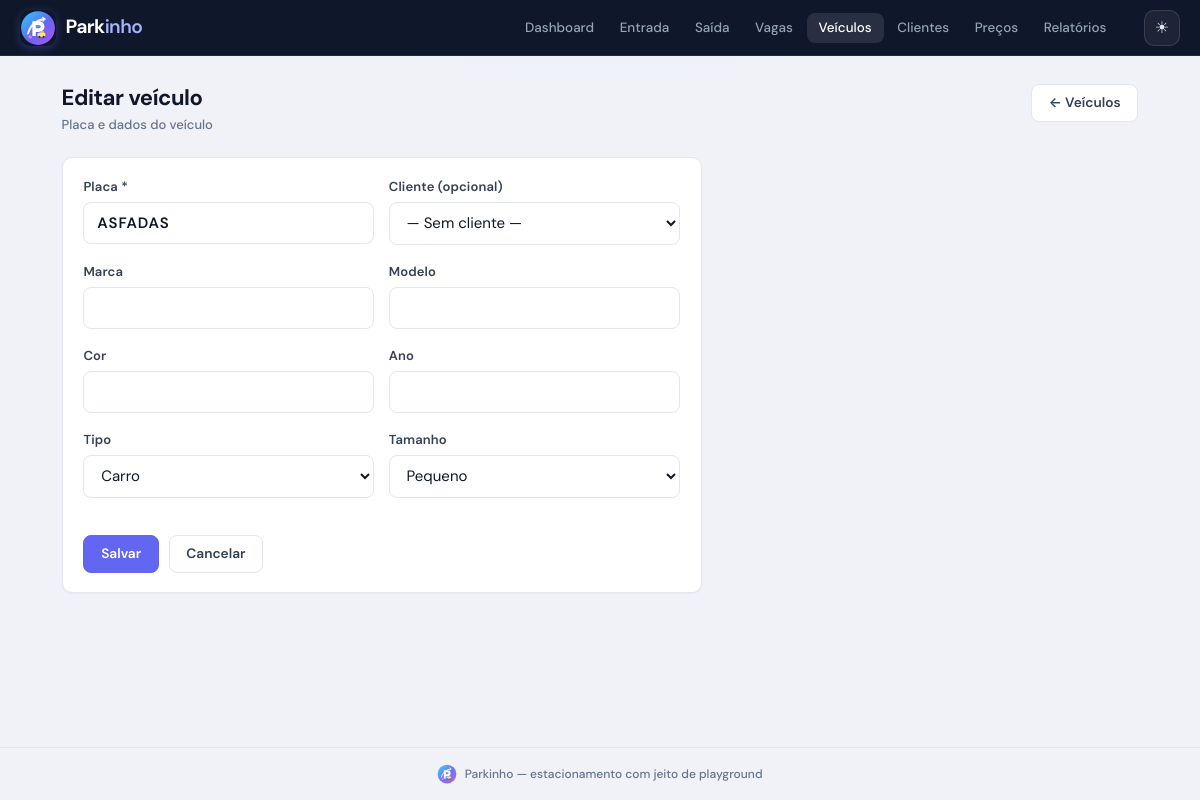
Screenshot of /veiculos/editar/1 with the database file from the repository.
### tables this page shows
CREATE TABLE veiculos (
            id INTEGER PRIMARY KEY AUTOINCREMENT,
            cliente_id INTEGER,
            placa TEXT NOT NULL UNIQUE,
            marca TEXT,
            modelo TEXT,
            cor TEXT,
            tipo TEXT DEFAULT 'carro',      -- carro, moto, caminhao, van
            tamanho TEXT DEFAULT 'medio',   -- pequeno, medio, grande
            ano INTEGER,
            FOREIGN KEY (cliente_id) REFERENCES clientes(id)
        );

### app.py (the view, shortened to what this page needs)
@app.route("/veiculos/editar/<int:id>", methods=["GET", "POST"])
def editar_veiculo(id):
    conn = get_db()
    veiculo = conn.execute("SELECT * FROM veiculos WHERE id = ?", (id,)).fetchone()
    clientes = conn.execute("SELECT id, nome FROM clientes ORDER BY nome").fetchall()
    if not veiculo:
        flash("Veículo não encontrado.", "erro")
        conn.close()
        return redirect(url_for("listar_veiculos"))
    conn.close()
    return render_template("form_veiculo.html", veiculo=veiculo, clientes=clientes)

### app.py (called while the page is built)
def get_db():
    conn = sqlite3.connect(DATABASE)
    conn.row_factory = sqlite3.Row
    conn.execute("PRAGMA foreign_keys = ON")
    return conn

### templates/form_veiculo.html (shortened to what this page needs)
{% extends "base.html" %}
{% block content %}
<div class="page-head">
    <div>
        <h1>{{ 'Editar' if veiculo else 'Novo' }} veículo</h1>
        <p class="page-subtitle">Placa e dados do veículo</p>
    </div>
    <a href="{{ url_for('listar_veiculos') }}" class="btn">← Veículos</a>
</div>
<div class="panel panel-form">
<form method="post" class="form form-wide">
    <div class="form-row">
        <div class="form-group">
            <label for="placa">Placa *</label>
            <input type="text" id="placa" name="placa" required maxlength="8" autofocus
                   placeholder="ABC1D23"
                   value="{{ veiculo.placa if veiculo else '' }}"
                   style="text-transform: uppercase; font-weight: 600; letter-spacing: 0.06em;">
        </div>
        <div class="form-group">
            <label for="cliente_id">Cliente (opcional)</label>
            <select id="cliente_id" name="cliente_id">
                <option value="">— Sem cliente —</option>
            </select>
        </div>
    </div>
    <div class="form-row">
        <div class="form-group">
            <label for="marca">Marca</label>
            <input type="text" id="marca" name="marca" value="{{ veiculo.marca if veiculo else '' }}">
        </div>
        <div class="form-group">
            <label for="modelo">Modelo</label>
            <input type="text" id="modelo" name="modelo" value="{{ veiculo.modelo if veiculo else '' }}">
        </div>
    </div>
    <div class="form-row">
        <div class="form-group">
            <label for="cor">Cor</label>
            <input type="text" id="cor" name="cor" value="{{ veiculo.cor if veiculo else '' }}">
        </div>
        <div class="form-group">
            <label for="ano">Ano</label>
            <input type="number" id="ano" name="ano" min="1900" max="2030" value="{{ veiculo.ano if veiculo else '' }}">
        </div>
    </div>
    <div class="form-row">
        <div class="form-group">
            <label for="tipo">Tipo</label>
            <select id="tipo" name="tipo">
                {% for t in ['carro', 'moto', 'caminhao', 'van'] %}
                <option value="{{ t }}" {% if veiculo and veiculo.tipo == t %}selected{% endif %}>{{ t|capitalize }}</option>
                {% endfor %}
            </select>
        </div>
        <div class="form-group">
            <label for="tamanho">Tamanho</label>
            <select id="tamanho" name="tamanho">
                {% for t in ['pequeno', 'medio', 'grande'] %}
                <option value="{{ t }}" {% if veiculo and veiculo.tamanho == t %}selected{% endif %}>{{ t|capitalize }}</option>
                {% endfor %}
            </select>
        </div>
    </div>
    <div class="form-actions">
        <button type="submit" class="btn btn-primary">Salvar</button>
        <a href="{{ url_for('listar_veiculos') }}" class="btn">Cancelar</a>
    </div>
</form>
</div>
{% endblock %}

### static/css/style.css (style rules this page uses)
:root { --bg: #f0f2f8; --surface: #ffffff; --text: #0f172a; --text-secondary: #334155; --muted: #64748b; --border: #e2e6f0; --border-light: #f1f3f9; --primary: #6366f1; --primary-hover: #4f46e5; --primary-soft: #eef2ff; --primary-dark: #312e81; --sky: #38bdf8; --violet: #a855f7; --accent-warm: #fbbf24; --accent-soft: #fdf4ff; --danger: #ef4444; --danger-hover: #dc2626; --danger-soft: #fef2f2; --success: #10b981; --success-hover: #059669; --success-soft: #ecfdf5; --warning: #f59e0b; --warning-soft: #fffbeb; --radius: 10px; --radius-sm: 8px; --radius-xs: 6px; --shadow: 0 1px 2px rgba(15, 23, 42, 0.04); --shadow-md: 0 2px 8px rgba(15, 23, 42, 0.06); --shadow-lg: 0 4px 16px rgba(15, 23, 42, 0.08); --font: "DM Sans", system-ui, -apple-system, BlinkMacSystemFont, sans-serif; --mono: ui-monospace, "SF Mono", "Cascadia Code", monospace; }
*, *::before, *::after { box-sizing: border-box; margin: 0; padding: 0; }
html { -webkit-font-smoothing: antialiased; -moz-osx-font-smoothing: grayscale; }
body { font-family: var(--font); background: var(--bg); background-image: radial-gradient(ellipse 80% 50% at 50% -20%, rgba(99, 102, 241, 0.06), transparent 60%); color: var(--text); line-height: 1.5; min-height: 100vh; display: flex; flex-direction: column; font-size: 15px; }
h1 { font-size: 1.375rem; font-weight: 700; letter-spacing: -0.02em; color: var(--text); }
.page-subtitle { font-size: 0.875rem; color: var(--muted); margin-top: 0.2rem; font-weight: 500; }
.panel { background: var(--surface); border-radius: var(--radius); border: 1px solid var(--border); box-shadow: var(--shadow); padding: 1.2rem 1.3rem; }
.btn { display: inline-flex; align-items: center; justify-content: center; gap: 0.35rem; padding: 0.5rem 1.05rem; border-radius: var(--radius-sm); border: 1px solid var(--border); background: var(--surface); color: var(--text-secondary); text-decoration: none; font-size: 0.855rem; font-weight: 550; font-family: inherit; cursor: pointer; transition: all 0.15s ease; line-height: 1.3; white-space: nowrap; }
.btn-primary { background: var(--primary); color: #fff; border-color: var(--primary); box-shadow: none; }
.form { background: var(--surface); padding: 1.5rem; border-radius: var(--radius); border: 1px solid var(--border); max-width: 520px; box-shadow: var(--shadow); }
.form-group { margin-bottom: 1.05rem; }
.form-group label { display: block; font-weight: 600; font-size: 0.78rem; margin-bottom: 0.35rem; color: var(--text-secondary); letter-spacing: 0.01em; }
.form-group input, .form-group select { width: 100%; padding: 0.6rem 0.8rem; border: 1px solid var(--border); border-radius: var(--radius-sm); font-size: 0.9rem; font-family: inherit; background: #fff; color: var(--text); transition: border-color 0.15s, box-shadow 0.15s; }
.form-group input::placeholder { color: #94a3b8; }
.form-row { display: grid; grid-template-columns: 1fr 1fr; gap: 0.9rem; }
.form-actions { display: flex; gap: 0.6rem; margin-top: 1.25rem; flex-wrap: wrap; }
.page-head { display: flex; justify-content: space-between; align-items: flex-start; margin-bottom: 1.35rem; flex-wrap: wrap; gap: 0.85rem; }
.page-head h1 { margin: 0; }
.panel-form { max-width: 640px; }
.form-wide { max-width: none; box-shadow: none; border: none; padding: 0; background: transparent; }
.page-subtitle { font-size: 0.8125rem; color: var(--muted); margin-top: 0.2rem; font-weight: 500; }
.page-head { margin-bottom: 1.25rem; padding-bottom: 0.15rem; }
.page-head h1 { line-height: 1.25; }
.form-group label { font-size: 0.8125rem; font-weight: 600; color: var(--text-secondary); margin-bottom: 0.35rem; }
.form-group input, .form-group select, .search-bar input { min-height: 42px; font-size: 0.9375rem; border-radius: var(--radius-sm); }
.btn { min-height: 38px; font-weight: 600; }
.panel { box-shadow: var(--shadow); }

### rows the page displays
veiculos: placa "ASFADAS", tipo "Carro", tamanho "Pequeno"

### other values shown
{{ 'Editar' if veiculo else 'Novo' }} "Editar"
